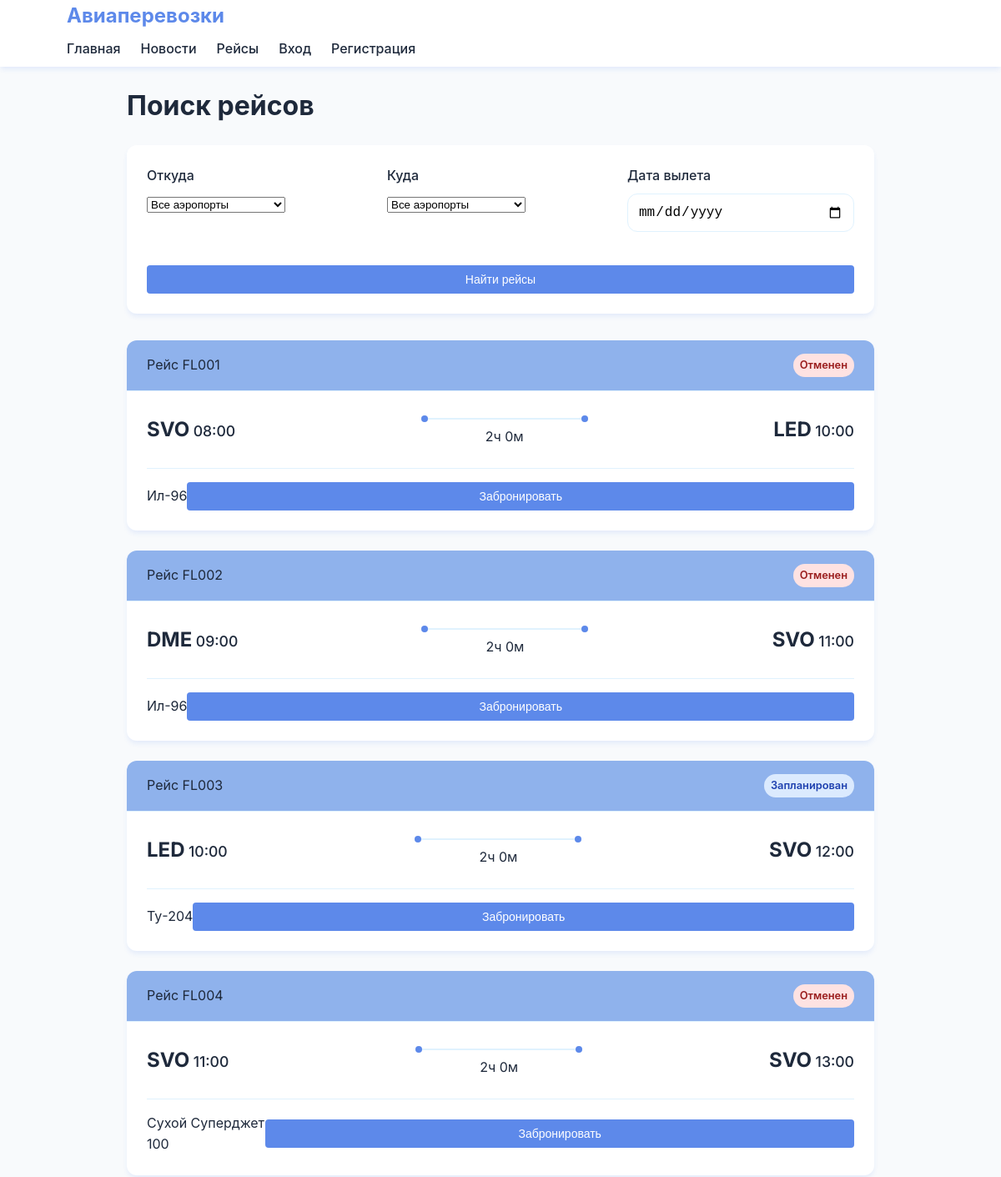
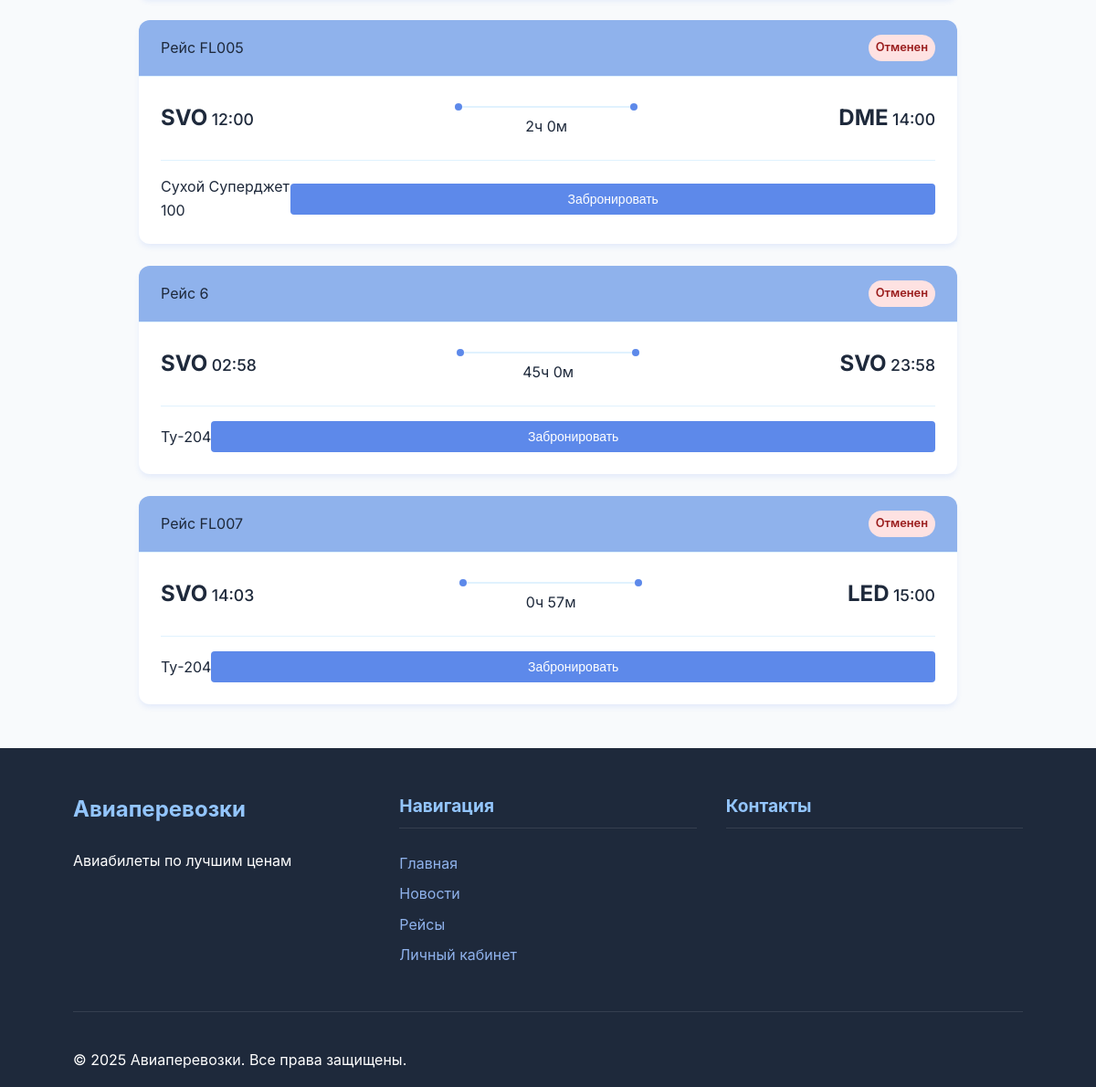
The page /pages/flights.php on the database its author committed (2 pictures, top to bottom).
### tables this page shows
CREATE TABLE `flights` (
  `flight_number` varchar(10) NOT NULL,
  `departure_time` datetime NOT NULL,
  `arrival_time` datetime NOT NULL,
  `departure_airport` varchar(10) NOT NULL,
  `arrival_airport` varchar(10) NOT NULL,
  `status` varchar(10) NOT NULL,
  `aircraft_type_code` varchar(10) NOT NULL
);

CREATE TABLE `status_flight` (
  `status_code` varchar(10) NOT NULL,
  `status_description` varchar(50) NOT NULL
);

CREATE TABLE `aircraft_types` (
  `type_code` varchar(10) NOT NULL,
  `name` varchar(50) NOT NULL,
  `max_capacity` int NOT NULL
);

### includes/functions.php (called while the page is built, shortened)
<?php
function is_logged_in() {
    return isset($_SESSION['user_id']);
}
function getFlightDuration($departure, $arrival) {
    $diff = strtotime($arrival) - strtotime($departure);
    $hours = floor($diff / 3600);
    $minutes = floor(($diff % 3600) / 60);
    return $hours . 'ч ' . $minutes . 'м';
}
?>

### pages/flights.php (the view, shortened to what this page needs)
<?php
require_once '../includes/db.php';
require_once '../includes/functions.php';
$params = [];
$sql = "SELECT * FROM flights";
$sql .= " ORDER BY departure_time";
$stmt = $pdo->prepare($sql);
$stmt->execute($params);
$flights = $stmt->fetchAll();
?>
<?php include '../templates/header.php'; ?>
    <div class="container">
        <h1>Поиск рейсов</h1>
        <div class="filters-card">
            <form method="GET">
                <div class="filter-row">
                    <div class="input-group">
                        <label>Откуда</label>
                        <select name="departure">
                            <option value="">Все аэропорты</option>
                        </select>
                    </div>
                    <div class="input-group">
                        <label>Куда</label>
                        <select name="arrival">
                            <option value="">Все аэропорты</option>
                        </select>
                    </div>
                    <div class="input-group">
                        <label>Дата вылета</label>
                        <input type="date" name="date" value="<?= $_GET['date'] ?? '' ?>">
                    </div>
                </div>
                <button type="submit" class="btn">Найти рейсы</button>
            </form>
        </div>
        <div class="flights-list">
            <?php if (empty($flights)): ?>
                <div class="no-results">Рейсов не найдено</div>
            <?php else: ?>
                <?php foreach ($flights as $flight): ?>
                    <div class="flight-card">
                        <div class="flight-header">
                            <span class="flight-number">Рейс <?= $flight['flight_number'] ?></span>
                            <span class="flight-status <?= strtolower($flight['status']) ?>">
                            <?= $pdo->query("SELECT status_description FROM status_flight WHERE status_code = '{$flight['status']}'")->fetchColumn() ?>
                        </span>
                        </div>
                        <div class="flight-body">
                            <div class="flight-route">
                                <div class="airport">
                                    <span class="code"><?= $flight['departure_airport'] ?></span>
                                    <span class="time"><?= date('H:i', strtotime($flight['departure_time'])) ?></span>
                                </div>
                                <div class="flight-duration">
                                    <div class="line"></div>
                                    <span><?= getFlightDuration($flight['departure_time'], $flight['arrival_time']) ?></span>
                                </div>
                                <div class="airport">
                                    <span class="code"><?= $flight['arrival_airport'] ?></span>
                                    <span class="time"><?= date('H:i', strtotime($flight['arrival_time'])) ?></span>
                                </div>
                            </div>
                            <div class="flight-footer">
                                <div class="flight-aircraft">
                                    <?= $pdo->query("SELECT name FROM aircraft_types WHERE type_code = '{$flight['aircraft_type_code']}'")->fetchColumn() ?>
                                </div>
                                <?php if (is_logged_in()): ?>
                                    <a href="booking.php?flight=<?= $flight['flight_number'] ?>" class="btn">Забронировать</a>
                                <?php else: ?>
                                    <button class="btn" onclick="alert('Для бронирования войдите в систему')">Забронировать</button>
                                <?php endif; ?>
                            </div>
                        </div>
                    </div>
                <?php endforeach; ?>
            <?php endif; ?>
        </div>
    </div>
<?php include '../templates/footer.php'; ?>

### templates/header.php (shortened to what this page needs)
<!DOCTYPE html>
<html lang="ru">
<head>
    <link rel="stylesheet" href="/assets/css/style.css">
</head>
<body>
<header>
    <div class="container">
        <a href="/" class="logo">Авиаперевозки</a>
        <nav>
            <a href="/">Главная</a>
            <a href="/pages/news.php">Новости</a>
            <a href="/pages/flights.php" class="active">Рейсы</a>
            <?php if(is_logged_in()): ?>
                <a href="/pages/account.php">Кабинет</a>
                <a href="/includes/logout.php">Выйти</a>
            <?php else: ?>
                <a href="/pages/login.php">Вход</a>
                <a href="/pages/register.php">Регистрация</a>
            <?php endif; ?>
        </nav>
    </div>
</header>
<main class="container">

### templates/footer.php (shortened to what this page needs)
<footer class="site-footer">
    <div class="container">
        <div class="footer-content">
            <div class="footer-section">
                <h3>Авиаперевозки</h3>
                <p>Авиабилеты по лучшим ценам</p>
            </div>
            <div class="footer-section">
                <h4>Навигация</h4>
                <ul class="footer-links">
                    <li><a href="/">Главная</a></li>
                    <li><a href="news.php">Новости</a></li>
                    <li><a href="flights.php">Рейсы</a></li>
                    <li><a href="account.php">Личный кабинет</a></li>
                </ul>
            </div>
            <div class="footer-section">
                <h4>Контакты</h4>
            </div>
        </div>
        <div class="footer-bottom">
            <p>&copy; <?= date('Y') ?> Авиаперевозки. Все права защищены.</p>
        </div>
    </div>
</footer>
</body>
</html>

### rows shown on the page
flights: flight_number "FL001", status.status_description "Отменен", departure_airport "SVO", departure_time "08:00", departure_time+arrival_time "2ч 0м", arrival_airport "LED", arrival_time "10:00", aircraft_type_code.name "Ил-96"
flights: flight_number "FL002", status.status_description "Отменен", departure_airport "DME", departure_time "09:00", departure_time+arrival_time "2ч 0м", arrival_airport "SVO", arrival_time "11:00", aircraft_type_code.name "Ил-96"
flights: flight_number "FL003", status.status_description "Запланирован", departure_airport "LED", departure_time "10:00", departure_time+arrival_time "2ч 0м", arrival_airport "SVO", arrival_time "12:00", aircraft_type_code.name "Ту-204"
flights: flight_number "FL004", status.status_description "Отменен", departure_airport "SVO", departure_time "11:00", departure_time+arrival_time "2ч 0м", arrival_airport "SVO", arrival_time "13:00", aircraft_type_code.name "Сухой Суперджет 100"
flights: flight_number "FL005", status.status_description "Отменен", departure_airport "SVO", departure_time "12:00", departure_time+arrival_time "2ч 0м", arrival_airport "DME", arrival_time "14:00", aircraft_type_code.name "Сухой Суперджет 100"
flights: flight_number "6", status.status_description "Отменен", departure_airport "SVO", departure_time "02:58", departure_time+arrival_time "45ч 0м", arrival_airport "SVO", arrival_time "23:58", aircraft_type_code.name "Ту-204"
flights: flight_number "FL007", status.status_description "Отменен", departure_airport "SVO", departure_time "14:03", departure_time+arrival_time "0ч 57м", arrival_airport "LED", arrival_time "15:00", aircraft_type_code.name "Ту-204"
